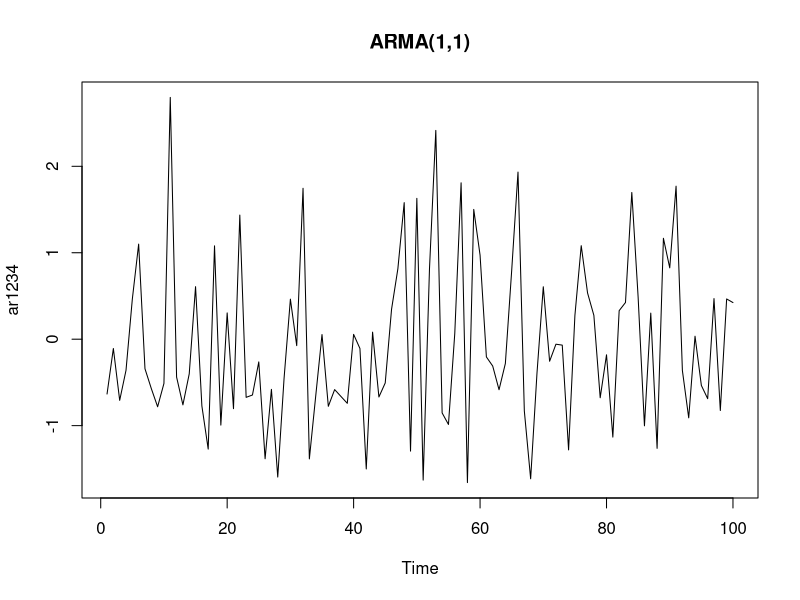
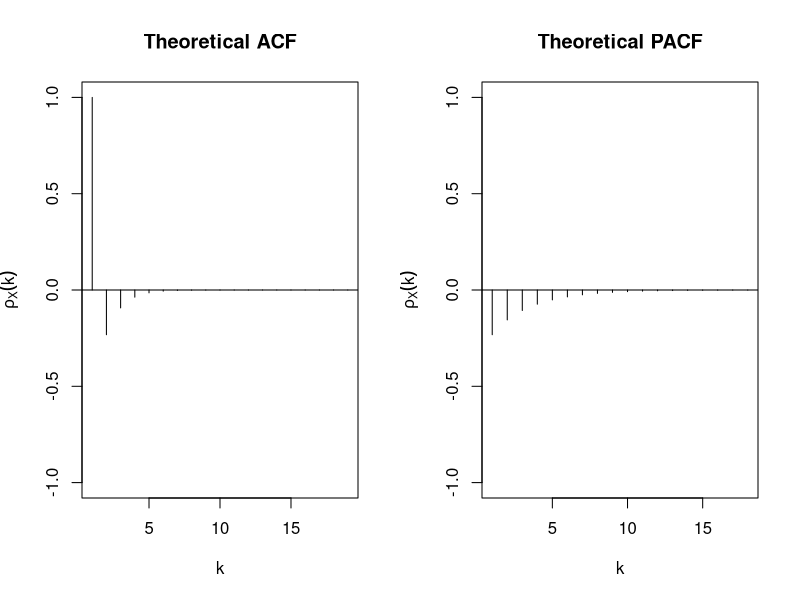
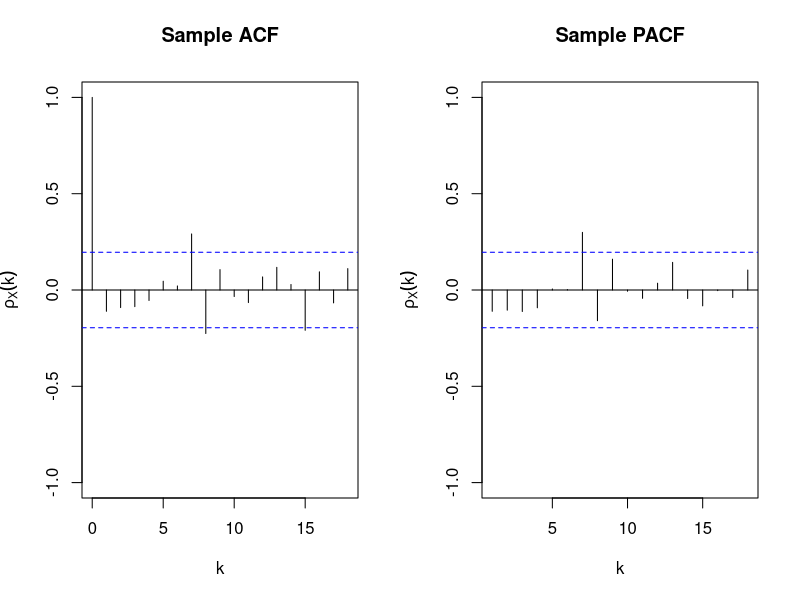

Recreate these plots in R, in order.
## ---- chunk 1
knitr::opts_chunk$set(echo = TRUE)
## ---- chunk 2
set.seed(1234)
ar1234 <- arima.sim(model = list (ar=c(0.4),ma=c(-0.7)),n=100,sd=1)
plot.ts(ar1234, main ='ARMA(1,1)')
## ---- chunk 3
# theoretical ACF
theo_acf <- ARMAacf(ar =0.4,ma=-0.7,lag.max=18,pacf = FALSE)
theo_acf
## ---- chunk 4
# theoretical pacf
theo_pacf <- ARMAacf(ar =0.4,ma=-0.7,lag.max=18,pacf = TRUE)
theo_acf
## ---- chunk 5
op <- par(mfrow=c(1,2))

plot(theo_acf,type = "h", main = "Theoretical ACF", ylab = expression(rho[X](k)),xlab ="k",ylim = c(-1,1))
abline(h = 0)

# plot the theoretical ACF and PACF
plot(theo_pacf,type = "h", main = "Theoretical PACF", ylab = expression(rho[X](k)),xlab ="k",ylim = c(-1,1))
abline(h = 0)
## ---- chunk 6
op <- par(mfrow=c(1,2))

# Sample ACF
acf(ar1234, lag.max = 18, main = "Sample ACF" ,ylab = expression(rho[X](k)), xlab = "k", ylim = c(-1,1))

# Sample PACF
pacf(ar1234, lag.max = 18, main = "Sample PACF" ,ylab = expression(rho[X](k)), xlab = "k", ylim = c(-1,1))
